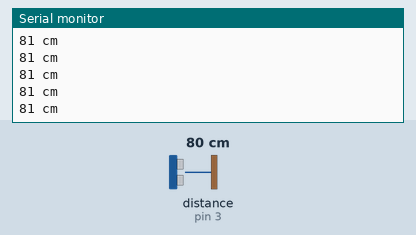
This sketch was run on a simulated Arduino Uno, built with avr-gcc and run on an emulated ATmega328P. On the bench: the last lines printed to the serial monitor. The test bench sets the inputs (shaded band); at power-on: distance to the obstacle (sensor on pin 3) 80 cm. The echo pulse lasts 58.3 µs per cm.

Above: at 1.2 s.
1.3 s: distance to the obstacle (sensor on pin 3) set to 2 cm
At 1.8 s:
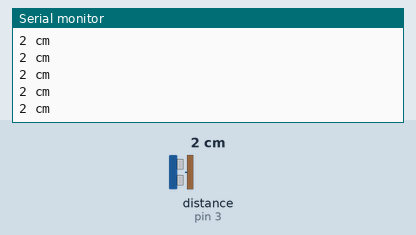
4.3 s: distance to the obstacle (sensor on pin 3) set to 4 cm
At 5.1 s:
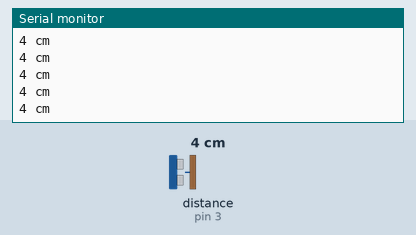
Timing chart, 0 to 7.3 s (numbered marks = the images above; inputs shaded):
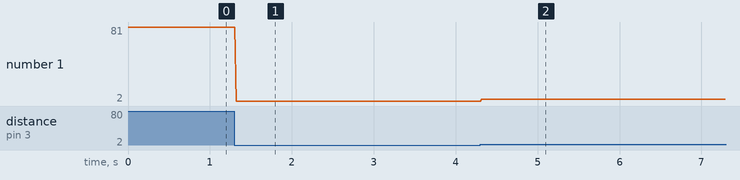

The sketch:

ultraschall_ino.ino
```cpp
#define sender 2
#define empfaenger 3

int messung, abstand;

void setup()
{
  Serial.begin(9600);                         // Kommunikationskanal 9600
  pinMode(sender, OUTPUT);                    // Digital 2 ist ein Sender (PWM).
  pinMode(empfaenger, INPUT);                 // Digiatl 3 ist ein Empfänger.
}

void loop()
{
  digitalWrite(sender, HIGH);                 // Ein Ultraschallsignal wird gesendet.
  delayMicroseconds(100);                     // Er macht es 100ms=0,1s.
  digitalWrite(sender, LOW);                  // Das Ultraschallsignal wird beendet.
  messung = pulseIn(empfaenger, HIGH);        // Laufzeitmessung
  abstand = messung/57,7;                     // Umrechnung in cm
  Serial.print(abstand);                      // Ausgabe auf den Monitor
  Serial.println(" cm");
  delay(20);

}
```

Measured:
- after the input at 1.3 s, the serial monitor: prints a new line at once (image 1)
- after the input at 4.3 s, the serial monitor: prints a new line at once (image 2)
- plotted number 1: 81 → 2 after the input at 1.3 s, 2 → 4 after the input at 4.3 s
